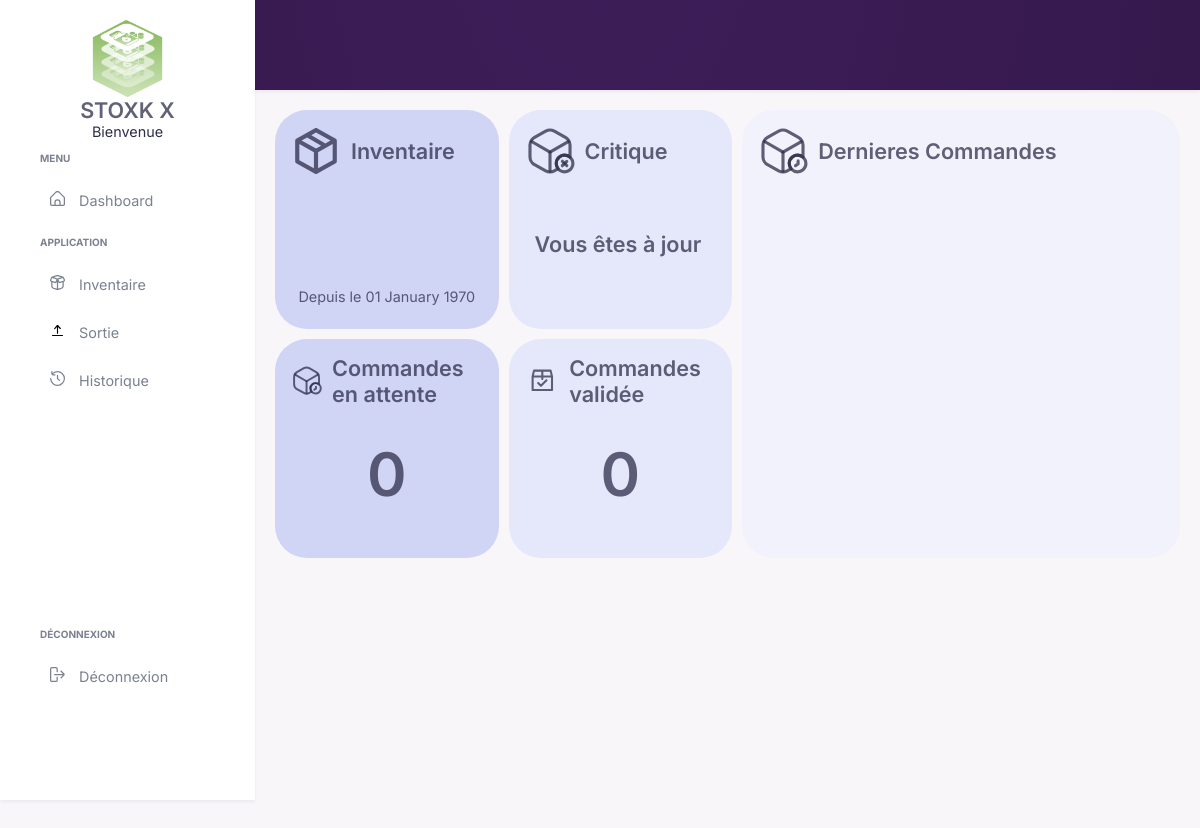
Before: /Vues/v_accueil.php with the older database file.
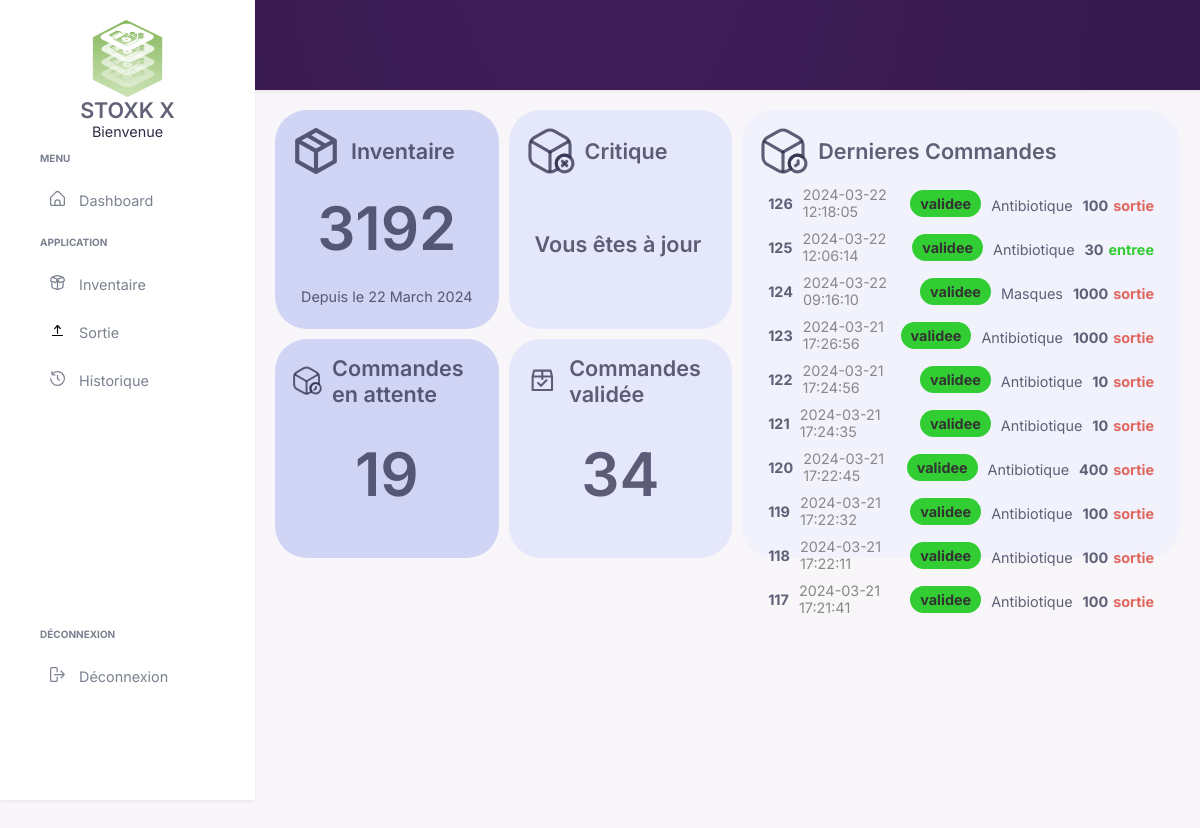
After: the same page with the newer database file.
### tables this page shows
CREATE TABLE `commandes` (
  `id_commande` int(11) NOT NULL,
  `id_utilisateur` int(11) DEFAULT NULL,
  `date_commande` datetime DEFAULT current_timestamp(),
  `statut` enum('en_attente','validee','invalidée') DEFAULT 'en_attente',
  `entree_sortie` enum('entree','sortie') DEFAULT NULL
);

CREATE TABLE `details_commande` (
  `id_commande` int(11) NOT NULL,
  `id_stock` int(11) NOT NULL,
  `quantite` int(11) DEFAULT NULL
);

CREATE TABLE `stocks` (
  `id_stock` int(11) NOT NULL,
  `nom` varchar(255) DEFAULT NULL,
  `description` varchar(255) DEFAULT NULL,
  `quantite_disponible` int(11) DEFAULT NULL,
  `type` enum('medicament','materiel') DEFAULT NULL
);

### API/database.php (called while the page is built, shortened)
<?php
class Database
{
    private  $host = 'localhost';
    private  $bdd = 'StockX';
    private  $user = 'root';
    private  $mdp = '';
    private  $handler;
    private  $statement;
    public function __construct()
    {
        $dsn = 'mysql:host=' . $this->host . ';dbname=' . $this->bdd;
        $options = array(
            PDO::ATTR_PERSISTENT => true,
            PDO::ATTR_ERRMODE => PDO::ERRMODE_EXCEPTION
        );
        try {
            $this->handler = new PDO($dsn, $this->user, $this->mdp, $options);
        } catch (PDOException $e) {
            $this->error = $e->getMessage();
        }
    }
    public function query($sql){
        return $this->statement = $this->handler->prepare($sql);
    }
    public function execute(){
        return $this->statement->execute();
    }
    public function resultSet(){
        $this->execute();
        return $this->statement->fetchAll(PDO::FETCH_OBJ);
    }
    public function fetchColumn(){
        $this->execute();
        return $this->statement->fetchColumn();
    }
}
?>

### Controleur/dashboard.php (called while the page is built)
<?php
$db = new Database();
class Dashboard{
    public function getTotalstocks(){
        global $db;
        $req="SELECT SUM(quantite_disponible) FROM `stocks`;";
        $db->query($req);
        return $db->fetchColumn();
    }
    public function getDateLastCommands(){
        global $db;
        $req="SELECT date_commande FROM commandes ORDER BY date_commande DESC LIMIT 1 ;";
        $db->query($req);
        return $db->fetchColumn();
    }
    public function get3criticalsSTocks()
    {
        global $db;
        $req="SELECT nom,quantite_disponible FROM stocks WHERE quantite_disponible < 30 ORDER BY quantite_disponible  LIMIT 3;";
        $db->query($req);
        return $db->resultSet();
    }
    public function get3DernieresCommandes(){
        global $db;
        $req = "SELECT c.id_commande, c.date_commande, c.statut, c.entree_sortie, dc.quantite, s.nom
            FROM commandes c
            INNER JOIN details_commande dc ON c.id_commande = dc.id_commande
            INNER JOIN stocks s ON dc.id_stock = s.id_stock
            ORDER BY c.date_commande DESC
            LIMIT 10;";
        $db->query($req);
        return $db->resultSet();
    }
    public function getCommandeEnAttente(){
        global $db;
        $req = 'SELECT COUNT(*) FROM commandes WHERE `statut` = "en_attente";';
        $db->query($req);
        return $db->fetchColumn();
    }
    public function getNombreDeCommandeRealise(){
        global $db;
        $req = 'SELECT COUNT(*) FROM commandes WHERE `statut` = "validee";';
        $db->query($req);
        return $db->fetchColumn();
    }
}
?>

### Vues/v_accueil.php (the view, shortened to what the changed rows need)
<?php
include '../API/database.php';
include '../Controleur/dashboard.php';
$dashboardAcces = new Dashboard();
$stocknumber = $dashboardAcces->getTotalstocks();
$stockCritical = $dashboardAcces->get3criticalsSTocks();
$last3command = $dashboardAcces->get3DernieresCommandes();
$numberOfCommand= $dashboardAcces->getCommandeEnAttente();
$numberValideCommand = $dashboardAcces->getNombreDeCommandeRealise();
$lastDateCommand = $dashboardAcces->getDateLastCommands();
include "modeles/v_entete.php";
include "modeles/v_header.php";
?>
<main>
    <div class="Dcontainer">
        <div class="wrapper">
                <div class="wrapper-element">
                    <a href="../Vues/v_stock.php?titre=Inventaire">
                        <div class="row">
                            <h2>Inventaire</h2>
                        </div>
                        <div class="row center BigFont"><h1><?php echo $stocknumber ?></h1></div>
                        <div class="row center "><p>Depuis le <?php echo date('d F Y', strtotime($lastDateCommand)); ?></p></div>
                    </a>
                </div>
                <div class="wrapper-element">
                    <a href="../Vues/v_commande.php?titre=Commande">
                        <div class="row">
                            <h2>Critique</h2>
                        </div>
                        <div class="Dright">
                        <?php
                            if ($stockCritical){
                            foreach ($stockCritical as $critical) { ?>
                            <div class="product-row">
                                <div class="product-name"><?php echo $critical->nom; ?></div>
                                <div class="product-quantity"><?php echo $critical->quantite_disponible; ?></div>
                            </div>
                        <?php }} else {echo ' <h2 class="center">Vous êtes à jour</h2>';} ?>
                        </div>
                    </a>
                </div>
                <div class="wrapper-element">
                    <a href="../Vues/v_listeCommande.php?titre=Historique">
                        <div class="row">
                            <h2>Dernieres Commandes </h2>
                        </div>
                        <div class="Dright">
                        <?php foreach ($last3command as $l) { ?>
                        <div class="Dcommande">
                            <div class="Dcommande-info">
                                <span class="Dcommande-id"><?php echo $l->id_commande; ?></span>
                                <span class="Dcommande-date"><?php echo $l->date_commande; ?></span>
                            </div>
                            <div class="Dcommande-statut <?php echo $l->statut; ?>">
                                <?php echo $l->statut; ?>
                            </div>
                            <div class="Dcommande-details">
                                <div class="Dcommande-detail">
                                    <span class="Dcommande-nom"><?php echo $l->nom; ?></span>
                                    <span class="Dcommande-quantite"><?php echo $l->quantite; ?></span>
                                    <span class="Dcommande-quantite <?php echo $l->entree_sortie; ?>" style="padding-left:5px;"><?php echo $l->entree_sortie; ?></span>
                                </div>
                            </div>
                        </div>
                    <?php } ?>
                        </div>
                    </a>
                </div>
                <div class="wrapper-element">
                    <a href="../Vues/v_listeCommande.php?titre=Historique">
                        <div class="row">
                            <h2>Commandes en attente</h2>
                        </div>
                        <div class="row center BigFont"><h1><?php echo $numberOfCommand ?></h1></div>
                    </a>
                </div>
                <div class="wrapper-element">
                    <a href="../Vues/v_listeCommande.php?titre=Historique">
                        <div class="row">
                            <h2>Commandes validée</h2>
                        </div>
                        <div class="row center BigFont"><h1><?php echo $numberValideCommand ?></h1></div>
                    </a>
                </div>
        </div>
    </div>
</main>
<?php
include "modeles/v_pied.php";
?>

Changed rows visible on the page:
added commandes: date_commande "22 March 2024"
added details_commande: id_commande.id_commande "126", id_commande.date_commande "2024-03-22 12:18:05", id_commande.statut "validee", id_stock.nom "Antibiotique", quantite "100", id_commande.entree_sortie "sortie"
added details_commande: id_commande.id_commande "125", id_commande.date_commande "2024-03-22 12:06:14", id_commande.statut "validee", id_stock.nom "Antibiotique", quantite "30", id_commande.entree_sortie "entree"
added details_commande: id_commande.id_commande "124", id_commande.date_commande "2024-03-22 09:16:10", id_commande.statut "validee", id_stock.nom "Masques", quantite "1000", id_commande.entree_sortie "sortie"
added details_commande: id_commande.id_commande "123", id_commande.date_commande "2024-03-21 17:26:56", id_commande.statut "validee", id_stock.nom "Antibiotique", quantite "1000", id_commande.entree_sortie "sortie"
added details_commande: id_commande.id_commande "122", id_commande.date_commande "2024-03-21 17:24:56", id_commande.statut "validee", id_stock.nom "Antibiotique", quantite "10", id_commande.entree_sortie "sortie"
added details_commande: id_commande.id_commande "121", id_commande.date_commande "2024-03-21 17:24:35", id_commande.statut "validee", id_stock.nom "Antibiotique", quantite "10", id_commande.entree_sortie "sortie"
added details_commande: id_commande.id_commande "120", id_commande.date_commande "2024-03-21 17:22:45", id_commande.statut "validee", id_stock.nom "Antibiotique", quantite "400", id_commande.entree_sortie "sortie"
added details_commande: id_commande.id_commande "119", id_commande.date_commande "2024-03-21 17:22:32", id_commande.statut "validee", id_stock.nom "Antibiotique", quantite "100", id_commande.entree_sortie "sortie"
added details_commande: id_commande.id_commande "118", id_commande.date_commande "2024-03-21 17:22:11", id_commande.statut "validee", id_stock.nom "Antibiotique", quantite "100", id_commande.entree_sortie "sortie"
added details_commande: id_commande.id_commande "117", id_commande.date_commande "2024-03-21 17:21:41", id_commande.statut "validee", id_stock.nom "Antibiotique", quantite "100", id_commande.entree_sortie "sortie"
Other visible differences:
$stocknumber: (not shown) → "3192"
$numberOfCommand: "0" → "19"
$numberValideCommand: "0" → "34"
date('d F Y', strtotime($lastDateCommand)): "01 January 1970" → (not shown)
